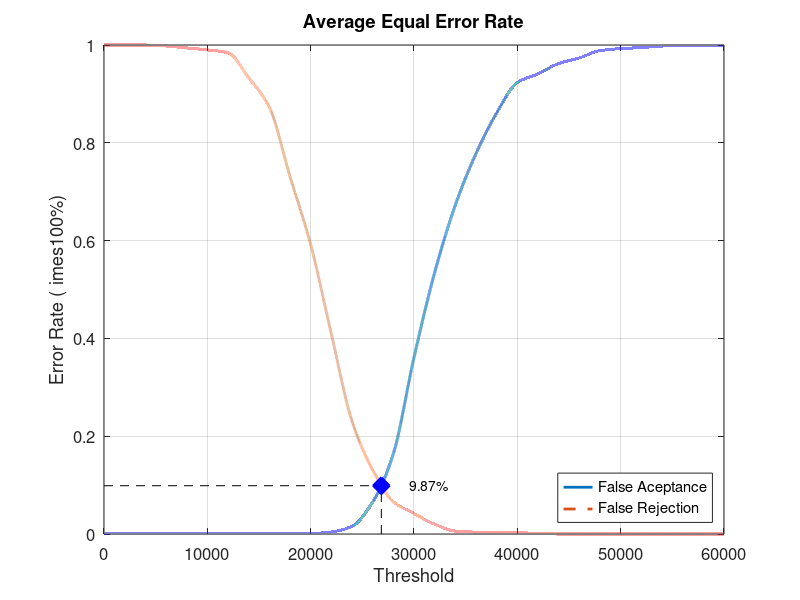
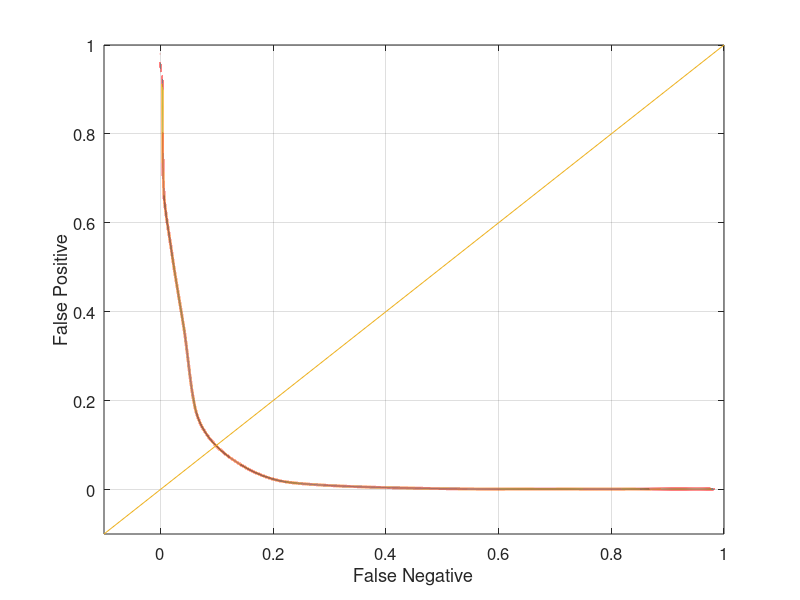

Write MATLAB code to recreate these figures, in order.
close all;
clear;
clc;
x = 0:2000:60000;
xq = 0:0.5:60000;

y0 = [0 0.00105263 0.00105263 0.00105263 0.00105263 0.00105263 0.00105263 0.00105263 0.00105263 0.00105263 0.00105263 0.00421053 0.0157895 0.0652632 0.164211 0.361053 0.534737 0.672632 0.777895 0.861053 0.923158 0.941053 0.962105 0.973684 0.988421 0.992632 0.994737 0.997895 0.998947 0.998947 1]
yy0 = interp1(x, y0, xq, 'pchip');
y1 = [1 1 1 0.998 0.994 0.99 0.984 0.933 0.873 0.731 0.592 0.409 0.231 0.131 0.066 0.042 0.02 0.006 0.004 0.004 0.003 0.001 0 0 0 0 0 0 0 0 0]
yy1 = interp1(x, y1, xq, 'pchip');

% Calculating EER: 
y2 = abs(y0 - y1);
find(y2 == min(y2))
yy2 = abs(yy0 - yy1);
xEER = find(yy2 == min(yy2));
xEERIndex = xq(xEER) % X-axis EER
yEER = yy0(xEER) % Y-axis EER

main = figure
plot(xq, yy0,'-','LineWidth', 2);	hold on
plot(xq, yy1,'--','LineWidth', 2);	hold on
plot([xEERIndex xEERIndex], [0 yEER], 'k--');	hold on
plot([0 xEERIndex], [yEER yEER], 'k--');	hold on
plot(xEERIndex, yEER, 'bx', 'LineWidth', 10);	hold on
text(xEERIndex + 10 * xEERIndex / 100, yEER, [num2str(round((10000 * yEER)) / 100) '%'])
legend('False Aceptance', 'False Rejection', 'Location', 'SouthEast')
xlabel('Threshold')
ylabel('Error Rate (	imes100%)')
title('Average Equal Error Rate')
set(gca, 'FontSize', 12)
axis([0 60000 0 1])
grid on

print(main, 'Database3AverageMain', '-dpng');
FNRxFPR = figure('Color', [1 1 1]);
plot(yy1, yy0, '-', yy1, yy0, 'LineWidth', 2);
hold on
y = -0.1:0.1:1
plot(y, y); 
set(gca, 'FontSize', 12)
xlabel('False Negative')
ylabel('False Positive')
axis([-0.1 1 -0.1 1])
set(gca, 'FontSize', 12)
grid on

print(FNRxFPR, 'Database3AverageFNRxFPR','-dpng');
